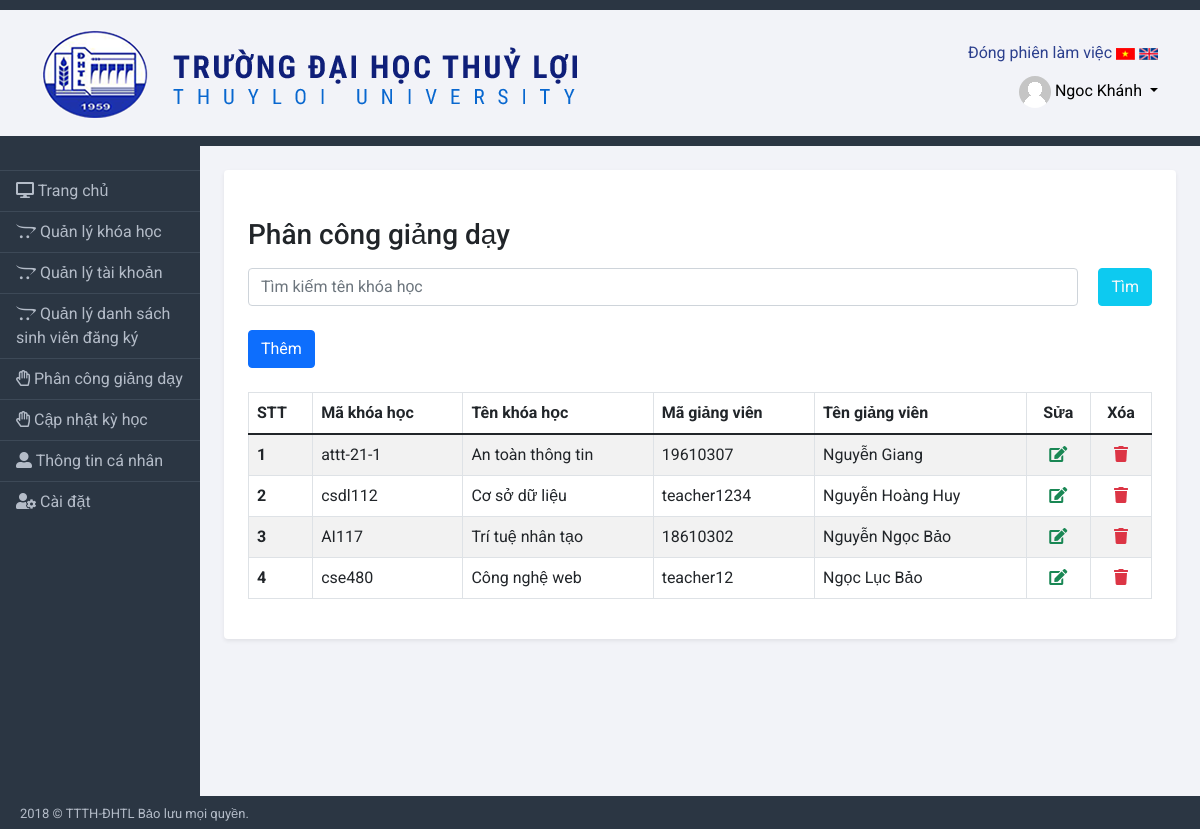
/admin/manage_assignment.php (signed in), run on an earlier commit of the app's database.
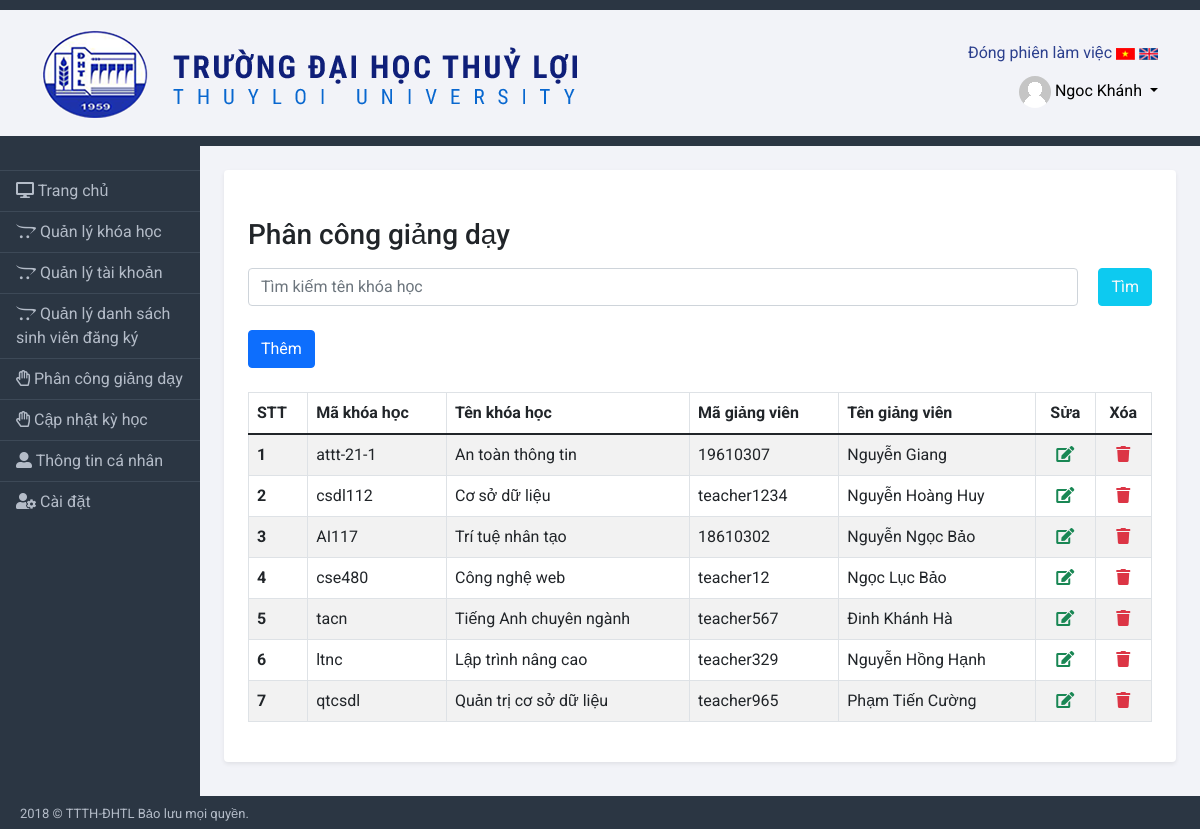
And on a later commit of the database.
### tables this page shows
CREATE TABLE `tbl_assign` (
  `id_assign` int(11) NOT NULL,
  `id_course` int(11) NOT NULL,
  `id_user` int(11) NOT NULL
);

CREATE TABLE `tb_course` (
  `id_course` int(11) NOT NULL,
  `code_course` varchar(50) NOT NULL,
  `name_course` varchar(50) NOT NULL,
  `days` varchar(20) NOT NULL,
  `lesson` varchar(10) NOT NULL,
  `id_room` int(11) NOT NULL,
  `id_semester` int(11) NOT NULL,
  `startdate` date NOT NULL,
  `enddate` date NOT NULL,
  `credit` int(11) NOT NULL,
  `status` int(11) NOT NULL DEFAULT 0
);

CREATE TABLE `tb_users` (
  `id_user` int(11) NOT NULL,
  `code_user` varchar(50) NOT NULL,
  `role` int(11) NOT NULL,
  `fullname` varchar(50) NOT NULL,
  `email` varchar(50) NOT NULL,
  `sex` varchar(10) NOT NULL,
  `birthdate` date NOT NULL,
  `phone` int(11) NOT NULL,
  `pass` varchar(50) NOT NULL
);

### admin/manage_assignment.php (the view, shortened to what this page needs)
<?php
include('bridge-admin/menu.php')
?>
<div class="row">
    <div class="col-12">
        <br />
        <h3>Phân công giảng dạy</h3>
        <div class="my-3">
            <form action="" method="POST" style="display:flex;">
                <input class="form-control" type="search" name="search_course" placeholder="Tìm kiếm tên khóa học" required>
                <button class="btn btn-info text-light" type="submit" style="margin-left:20px;">Tìm</button>
            </form>
        </div>
        <a href="<?php echo SITEURL; ?>add_assignment.php" class="btn btn-primary my-2">Thêm</a>
        <div class="table-responsive table-responsive-md">
            <table class="table table-striped table-hover table-bordered mt-3">
                <thead>
                    <tr>
                        <th scope="col">STT</th>
                        <th scope="col">Mã khóa học</th>
                        <th scope="col">Tên khóa học</th>
                        <th scope="col">Mã giảng viên</th>
                        <th scope="col">Tên giảng viên</th>
                        <th scope="col" class="text-center">Sửa</th>
                        <th scope="col" class="text-center">Xóa</th>
                    </tr>
                </thead>
                <tbody>
                    <?php
                    $sql = "SELECT id_assign,tb_users.code_user,tb_course.code_course,name_course,fullname From tbl_assign,tb_course,tb_users where tb_course.id_course = tbl_assign.id_course and tb_users.id_user = tbl_assign.id_user";
                    $result = mysqli_query($conn, $sql);
                    if (mysqli_num_rows($result) > 0) {
                        $i = 1;
                        while ($row = mysqli_fetch_assoc($result)) {
                    ?>
                            <tr>
                                <th scope="row"><?php echo $i; ?> </th>
                                <td><?php echo $row['code_course']; ?> </td>
                                <td><?php echo $row['name_course']; ?> </td>
                                <td><?php echo $row['code_user']; ?> </td>
                                <td><?php echo $row['fullname']; ?> </td>
                                <td class="text-center"><a href="update_assignment.php?id_assign=<?php echo $row['id_assign']; ?>"><i class="fas fa-edit text-success"></i></a></td>
                                <td class="text-center"><a href="delete_assignment.php?id_assign=<?php echo $row['id_assign']; ?>"><i class="fas fa-trash text-danger"></i></a></td>
                            </tr>
                    <?php
                            $i++;
                        }
                    }
                    ?>
                </tbody>
            </table>
        </div>
    </div>
</div>
<?php
include('./bridge-admin/footer.php')
?>

### admin/bridge-admin/menu.php (shortened to what this page needs)
<!DOCTYPE html>
<html lang="en">
<head>
    <link href="https://cdn.jsdelivr.net/npm/bootstrap@5.1.1/dist/css/bootstrap.min.css" rel="stylesheet">
    <link rel="stylesheet" href="https://cdnjs.cloudflare.com/ajax/libs/font-awesome/6.0.0-beta2/css/all.min.css">
    <link rel="stylesheet" href="./fontawesome-free-5.15.4-web/css/all.min.css">
    <link rel="stylesheet" href="../css/main.css">
</head>
<body>
    <div class="wrapper">
        <div class="header">
            <div class="container">
                <header class="row justify-content-start">
                    <a href="index.php" class="col-6"><img src="../image/logo_TL.png" class="img-fluid "></a>
                    <div class="header-right col-6 text-end header-meta">
                        <div class="logout">
                            <a href="logout.php" style="color:#2b3f8d;">Đóng phiên làm việc</a>
                            <img src="../image/vi.jpg" alt="">
                            <img src="../image/en.jpg" alt="">
                        </div>
                        <div class="account dropdown">
                            <a href="#" class="dropdown-toggle" data-bs-toggle="dropdown">
                                <img src="../image/no-profile-photo-small.png" alt="" class="img-circle img-fluid ">
                                <span><?= $_SESSION['users'] ?></span>
                            </a>
                        </div>
                    </div>
                </header>
            </div>
        </div>
        <div class="container-fluid">
            <div class="row">
                <nav id="sidebarMenu" class="col-md-3 col-lg-2 d-md-block sidebar collapse bg-navbar" style="padding: 0;">
                    <div class="position-sticky sidebar-left">
                        <ul class="nav flex-column">
                        <li >
                            </li>
                            <li class="bg-hover nav-item ">
                                <a class="nav-link active" aria-current="page" href="index.php">
                                    <i class="fas fa-desktop"></i>
                                    Trang chủ
                                </a>
                            </li>
                            <li class="nav-item">
                                <a class="nav-link" href="manage_course.php">
                                    <i class="fab fa-opencart"></i>
                                    Quản lý khóa học
                                </a>
                            </li>
                            <li class="nav-item">
                                <a class="nav-link " href="users.php">
                                    <i class="fab fa-opencart"></i>
                                    Quản lý tài khoản
                                </a>
                            </li>
                            <li class="nav-item">
                                <a class="nav-link " href="manage_list_student.php">
                                    <i class="fab fa-opencart"></i>
                                    Quản lý danh sách sinh viên đăng ký
                                </a>
                            </li>
                            <li class="nav-item">
                                <a class="nav-link" href="manage_assignment.php">
                                    <i class="far fa-hand-paper"></i>
                                    Phân công giảng dạy
                                </a>
                            </li>
                            <li class="nav-item">
                                <a class="nav-link" href="manage_semester.php">
                                    <i class="far fa-hand-paper"></i>
                                    Cập nhật kỳ học
                                </a>
                            </li>
                            <li class="nav-item">
                                <a class="nav-link" href="profile.php">
                                    <i class="fas fa-user-alt"></i>
                                    Thông tin cá nhân
                                </a>
                            </li>
                            <li class="nav-item">
                                <a class="nav-link" href="#">
                                    <i class="fas fa-user-cog"></i>
                                    Cài đặt
                                </a>
                            </li>
                        </ul>
                    </div>
                </nav>
                <main class="col-md-9 ms-sm-auto col-lg-10 px-md-4 bg-content-right">
                    <div class=" mt-4 mb-4 ">
                        <div class="mt-4 p-4 bg-white rounded shadow-sm">

### admin/bridge-admin/footer.php (shortened to what this page needs)
</main>
</div>
</div>
</div>
<div class="page-footer" style="background-color: #2b3643;color: #b4bcc8; padding: 8px 20px 5px;font-size: 13px;height: 33px;">
    2018 © TTTH-ĐHTL Bảo lưu mọi quyền.
</div>
</body>
</html>

### css/main.css (style rules this page uses)
* { padding: 0; margin: 0; border: none; font-family: "Roboto", sans-serif; }
a { color: black; }
.header { background-color: #f2f3f8; border-bottom: 1px solid #b2b2b2; padding: 20px 0 17px 0; border-top: 10px solid #2b3643; border-bottom: 10px solid #2b3643; }
.bg-navbar { background-color: #2b3643; }
.nav-link { border-top: 1px solid #3d4957; color: #b4bcc8; }
.img-circle { border-radius: 50%; }
.logout { padding-top: 2%; }
.account { padding-top: 2%; }
a { text-decoration: none; }
.sidebar-left { min-height: 650px; }
.bg-content-right { background-color: #f2f3f8; }
.text-center { text-align: center; }

What changed in the data, as far as the page shows it:
added tbl_assign: id_course.code_course "tacn", id_course.name_course "Tiếng Anh chuyên ngành", id_user.code_user "teacher567", id_user.fullname "Đinh Khánh Hà"
added tbl_assign: id_course.code_course "ltnc", id_course.name_course "Lập trình nâng cao", id_user.code_user "teacher329", id_user.fullname "Nguyễn Hồng Hạnh"
added tbl_assign: id_course.code_course "qtcsdl", id_course.name_course "Quản trị cơ sở dữ liệu", id_user.code_user "teacher965", id_user.fullname "Phạm Tiến Cường"
